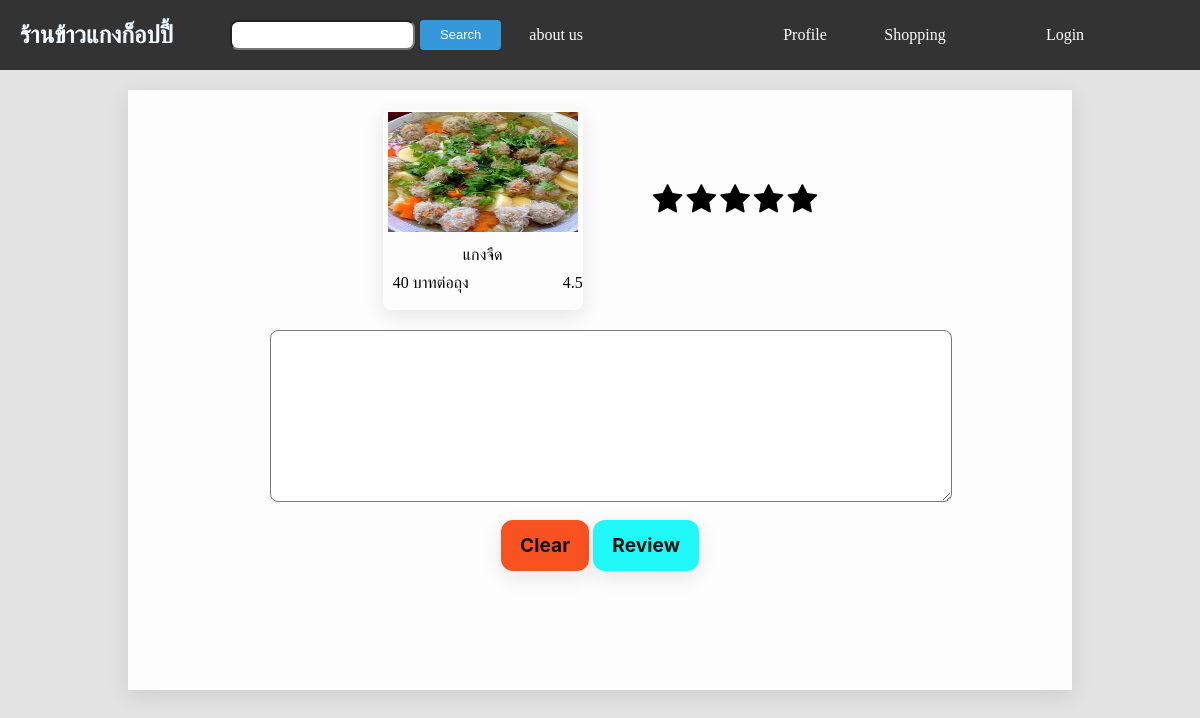
Page /review/1/ on the committed database.
### app/models.py (models this page shows, shortened)
class Food(models.Model):
    name = models.CharField(max_length=100)
    price = models.IntegerField(default=0)
    unit = models.CharField(max_length=100,default='บาทต่อถุง')
    score = models.FloatField(default=0,blank=True,null=True)
    quantity_review = models.IntegerField(default=0,blank=True,null=True)
    quantity_sale = models.IntegerField(default=0)
    image = models.ImageField(upload_to='media/image/',blank=True,null=True)
    options = models.CharField(max_length=20, choices=(
        ('notchoose', 'ไม่ได้เลือก'),
        ('onsale', 'วางขาย'),
        ('soldout', 'ขายหมดแล้ว'),
    ), default='notchoose')

### app/views.py (the view, shortened to what this page needs)
# urls.py: path('review/<int:id>/',reviewfood,name='review'),
def reviewfood(req,id):
    food = Food.objects.get(pk=id)
    if req.method =='GET':
        form = ReviewFood(instance=food)
        print(form.instance.id)
    context = {
        'form':form,
        'food':food,
    }
    return render(req,'app/review.html',context)

### app/forms.py
class ReviewFood(forms.ModelForm):
    class Meta:
        model = Reviewfood
        fields =[
            'review',
            'rating',
        ]

### app/templates/app/review.html (shortened to what this page needs)
<!DOCTYPE html>
<html lang="en">
<head>
    <link rel="stylesheet" href="https://cdnjs.cloudflare.com/ajax/libs/font-awesome/4.7.0/css/font-awesome.min.css">
</head>
<body>
    {% include 'app/navbar.html' %}
    <div class="container">
        <form class="form-review" action="/review/{{form.instance.id}}/" method="post" enctype="multipart/form-data">
            <div class="box-top">
                <div class="listitem">
                    <div class="boxlistfood">
                        {%if food.image %}
                        <div class="image-food">
                            <img src="{{food.image.url}}" alt="food-image">
                        </div>
                        {%endif%}
                        <div>{{food.name}}</div>
                        <div class="detail_food">
                            <div>{{food.price}} {{food.unit}}</div>
                            {%if food.score%}
                            <div>{{food.score}}</div>
                            {%endif%}
                        </div>
                    </div>
                </div>
                <div class="score-review">
                    <span class="fa fa-star" onclick="toggleStars(1)"></span>
                    <span class="fa fa-star" onclick="toggleStars(2)"></span>
                    <span class="fa fa-star" onclick="toggleStars(3)"></span>
                    <span class="fa fa-star" onclick="toggleStars(4)"></span>
                    <span class="fa fa-star" onclick="toggleStars(5)"></span>
                </div>
            </div>
            <div class="text-review">
                <textarea class="textarea" id="review_id" name="review">{{ form.instance.review }}</textarea>
            </div>
            <div class="button-submit">
                <a class="Clear-review" href="/review/{{food.id}}/">Clear</a>
                <button class="review-button" type="submit">Review</button>
            </div>
        </form>
    </div>
</body>
</html>

### app/templates/app/review.html (style rules this page uses)
body { background-color: #E3E3E3; }
.container { display: flex; justify-content: center; align-items: start; height: 600px; margin: 10px; }
.form-review { box-shadow: transparent 0 0 0 3px,rgba(18, 18, 18, .1) 0 6px 20px; background-color: #FDFDFD; display: flex; flex-direction: column; margin-top: 10px; width: 80%; height: 100%; justify-content: start; align-items: center; }
.box-top { display: flex; width: 100%; justify-content: center; align-items: center; }
.boxlistfood { box-shadow: transparent 0 0 0 3px,rgba(18, 18, 18, .1) 0 6px 20px; background-color: #FDFDFD; border-radius: 0.5rem; margin-top: 20px; margin-right: 50px; width: 200px; height: 200px; }
.boxlistfood div { text-align: center; margin-bottom: 10px; }
.image-food img { height: 120px; width: 50%; }
.detail_food { display: flex; justify-content: space-between; align-items: center; }
.image-food { width: 100% ; height: auto; margin-top: 0; }
.image-food img { margin-top: 2px; height: 120px; width: 95%; }
.detail_food { display: flex; justify-content: space-between; align-items: center; margin-left: 10px; }
.score-review { margin-left: 20px; }
.fa-star { font-size: 32px; cursor: pointer; }
.text-review { width: 70%; height: 150px; margin-top: 20px; margin-bottom: 40px; }
.textarea { position: relative; border-radius: 0.5rem; width: 100%; height: 100%; padding: 10px; }
.review-button { align-items: center; background-color:#21F9F9; border-radius: 12px; box-shadow: transparent 0 0 0 3px,rgba(18, 18, 18, .1) 0 6px 20px; box-sizing: border-box; color: #121212; cursor: pointer; display: inline-flex; flex: 1 1 auto; font-family: Inter,sans-serif; font-size: 1.2rem; font-weight: 700; justify-content: center; line-height: 1; margin: 0; outline: none; padding: 1rem 1.2rem; text-align: center; text-decoration: none; transition: box-shadow .2s,-webkit-box-shadow .2s; white-space: nowrap; border: 0; user-select: none; -webkit-user-select: none; touch-action: manipulation; }
.Clear-review { align-items: center; background-color: #F95221; border-radius: 12px; box-shadow: transparent 0 0 0 3px,rgba(18, 18, 18, .1) 0 6px 20px; box-sizing: border-box; color: #121212; cursor: pointer; display: inline-flex; flex: 1 1 auto; font-family: Inter,sans-serif; font-size: 1.2rem; font-weight: 700; justify-content: center; line-height: 1; margin: 0; outline: none; padding: 1rem 1.2rem; text-align: center; text-decoration: none; transition: box-shadow .2s,-webkit-box-shadow .2s; white-space: nowrap; border: 0; user-select: none; -webkit-user-select: none; touch-action: manipulation; }

### app/templates/app/navbar.html (style rules this page uses)
body { margin: 0; padding: 0; }

### rows in the picture
Food: image (picture), name "แกงจืด", price "40", unit "บาทต่อถุง", score "4.5"
